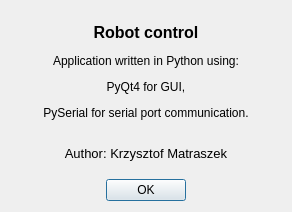
<?xml version="1.0" encoding="UTF-8"?>
<ui version="4.0">
 <class>About</class>
 <widget class="QDialog" name="About">
  <property name="geometry">
   <rect>
    <x>0</x>
    <y>0</y>
    <width>292</width>
    <height>212</height>
   </rect>
  </property>
  <property name="windowTitle">
   <string>About</string>
  </property>
  <layout class="QVBoxLayout" name="verticalLayout">
   <item>
    <widget class="QLabel" name="label">
     <property name="text">
      <string>&lt;html&gt;&lt;head/&gt;&lt;body&gt;&lt;p align=&quot;center&quot;&gt;&lt;span style=&quot; font-size:12pt; font-weight:600;&quot;&gt;Robot control&lt;/span&gt;&lt;/p&gt;&lt;p align=&quot;center&quot;&gt;&lt;span style=&quot; font-size:9pt;&quot;&gt;Application written in Python using:&lt;/span&gt;&lt;/p&gt;&lt;p align=&quot;center&quot;&gt;&lt;span style=&quot; font-size:9pt;&quot;&gt;PyQt4 for GUI,&lt;/span&gt;&lt;/p&gt;&lt;p align=&quot;center&quot;&gt;&lt;span style=&quot; font-size:9pt;&quot;&gt;PySerial for serial port communication.&lt;/span&gt;&lt;br/&gt;&lt;/p&gt;&lt;p align=&quot;center&quot;&gt;&lt;span style=&quot; font-size:10pt;&quot;&gt;Author: Krzysztof Matraszek&lt;/span&gt;&lt;/p&gt;&lt;/body&gt;&lt;/html&gt;</string>
     </property>
    </widget>
   </item>
   <item>
    <widget class="QDialogButtonBox" name="buttonBox">
     <property name="orientation">
      <enum>Qt::Horizontal</enum>
     </property>
     <property name="standardButtons">
      <set>QDialogButtonBox::Ok</set>
     </property>
     <property name="centerButtons">
      <bool>true</bool>
     </property>
    </widget>
   </item>
  </layout>
 </widget>
 <resources/>
 <connections>
  <connection>
   <sender>buttonBox</sender>
   <signal>accepted()</signal>
   <receiver>About</receiver>
   <slot>accept()</slot>
   <hints>
    <hint type="sourcelabel">
     <x>248</x>
     <y>254</y>
    </hint>
    <hint type="destinationlabel">
     <x>157</x>
     <y>274</y>
    </hint>
   </hints>
  </connection>
  <connection>
   <sender>buttonBox</sender>
   <signal>rejected()</signal>
   <receiver>About</receiver>
   <slot>reject()</slot>
   <hints>
    <hint type="sourcelabel">
     <x>316</x>
     <y>260</y>
    </hint>
    <hint type="destinationlabel">
     <x>286</x>
     <y>274</y>
    </hint>
   </hints>
  </connection>
 </connections>
</ui>
